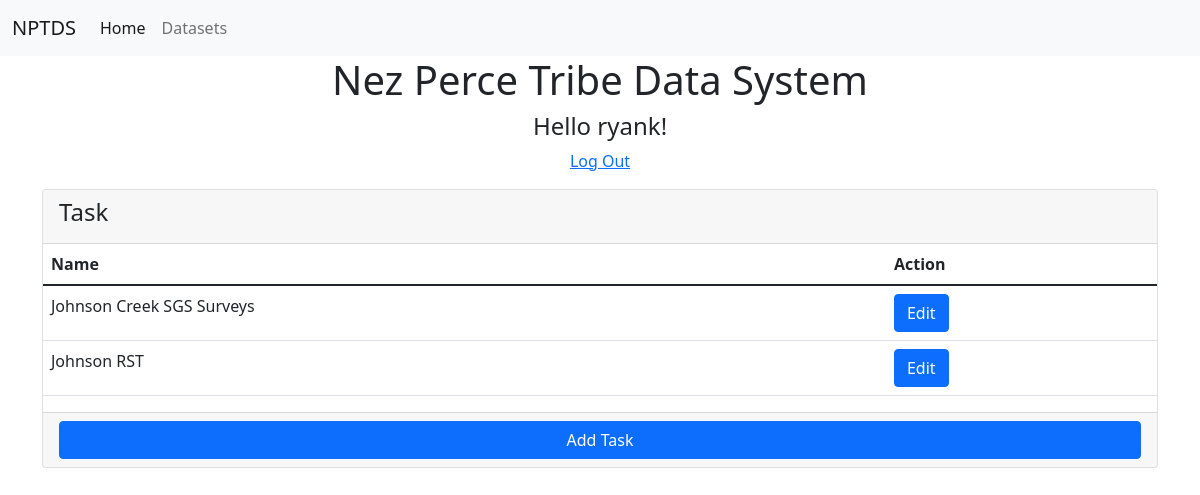
Page /tasks/ (signed in) on the earlier database version.
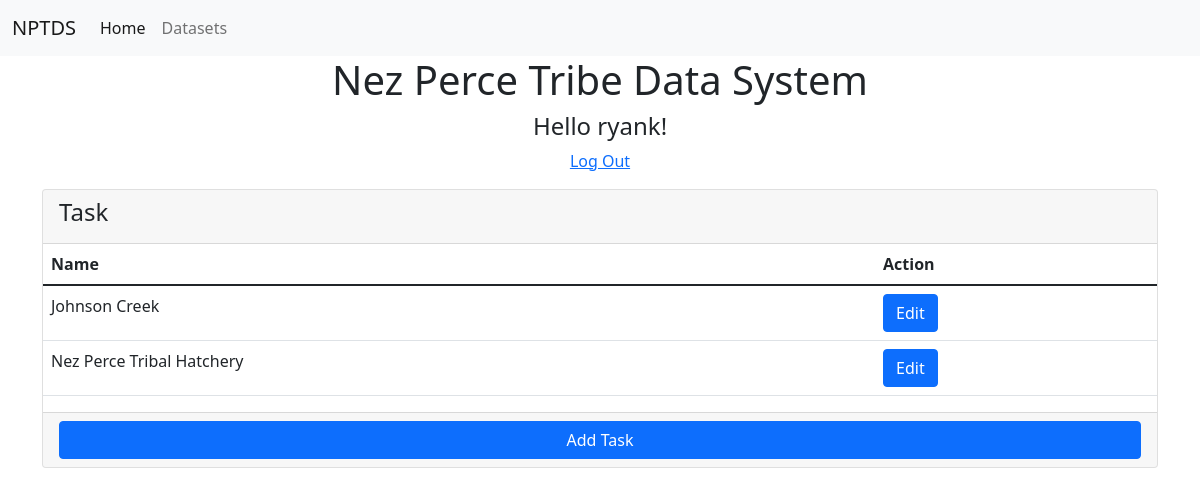
Same page on the later database version.
### datasets/models.py (models this page shows, shortened)
class Task(models.Model):
    name = models.CharField(max_length=100)

### datasets/views.py (the view)
# urls.py: path('tasks/', TaskList.as_view(), name='list_tasks'),
class TaskList(ListView):
    model = Task
    template_name = 'datasets/task_list.html'
    context_object_name = 'list'
    def get_context_data(self, **kwargs):
        context = super().get_context_data(**kwargs)
        context['model_name'] = self.model.__name__
        return context

### templates/datasets/task_list.html
{% extends "base.html" %}
{% block content %}
<div class="container">
    {% if user.is_authenticated %}
        <div class="container text-center">
            <h4>Hello {{user.username }}!</h4>
            <p><a href="{% url 'logout' %}">Log Out</a></p>
        </div>
    <div class="card">
        <div class="card-header card-header-secondary">
            <h4 class="card-title">{{ model_name }}</h4>
        </div>
        <table class="table card-body">
            <thead>
                <tr>
                    <th>Name</th>
                    <th>Action</th>
                </tr>
            </thead >
            <tbody>
                {% if list %}
                {% for i in list %}
                <tr>
                    <td>{{ i.name }}</td>
                    <td><a class="btn btn-primary" href="{% url 'datasets:update_task' i.id %}">Edit</a></td>
                </tr>
                {% endfor %}
                {% else %}
                <p>There are no objects saved in the {{ model_name }} list, please create one.</p>
                {% endif %}
            </tbody>
        </table>
        <div class="card-footer d-grid gap-2">
                <a class="btn btn-primary " href="{% url 'datasets:create_task' %}">Add {{ model_name }}</a>
        </div>
    </div>
    {% else %}
        <div class="container text-center">
            <p>Please login to view data.</p>
            <a class="btn btn-primary" href="{% url 'login' %}">Log In</a>
        </div>
{% endif %}
</div>
{% endblock %}

Differences in the rows shown:
changed Task: name "Johnson Creek SGS Surveys" → "Johnson Creek"
changed Task: name "Johnson RST" → "Nez Perce Tribal Hatchery"
